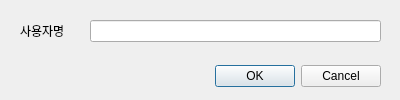
<?xml version="1.0" encoding="UTF-8"?>
<ui version="4.0">
 <class>Dialog</class>
 <widget class="QDialog" name="Dialog">
  <property name="geometry">
   <rect>
    <x>0</x>
    <y>0</y>
    <width>400</width>
    <height>100</height>
   </rect>
  </property>
  <property name="windowTitle">
   <string>Dialog</string>
  </property>
  <widget class="QDialogButtonBox" name="buttonBox">
   <property name="geometry">
    <rect>
     <x>40</x>
     <y>60</y>
     <width>341</width>
     <height>32</height>
    </rect>
   </property>
   <property name="orientation">
    <enum>Qt::Horizontal</enum>
   </property>
   <property name="standardButtons">
    <set>QDialogButtonBox::Cancel|QDialogButtonBox::Ok</set>
   </property>
  </widget>
  <widget class="QLabel" name="label">
   <property name="geometry">
    <rect>
     <x>20</x>
     <y>20</y>
     <width>51</width>
     <height>21</height>
    </rect>
   </property>
   <property name="text">
    <string>사용자명</string>
   </property>
  </widget>
  <widget class="QLineEdit" name="lineEditUserName">
   <property name="geometry">
    <rect>
     <x>90</x>
     <y>20</y>
     <width>291</width>
     <height>22</height>
    </rect>
   </property>
  </widget>
 </widget>
 <resources/>
 <connections>
  <connection>
   <sender>buttonBox</sender>
   <signal>accepted()</signal>
   <receiver>Dialog</receiver>
   <slot>accept()</slot>
   <hints>
    <hint type="sourcelabel">
     <x>248</x>
     <y>254</y>
    </hint>
    <hint type="destinationlabel">
     <x>157</x>
     <y>274</y>
    </hint>
   </hints>
  </connection>
  <connection>
   <sender>buttonBox</sender>
   <signal>rejected()</signal>
   <receiver>Dialog</receiver>
   <slot>reject()</slot>
   <hints>
    <hint type="sourcelabel">
     <x>316</x>
     <y>260</y>
    </hint>
    <hint type="destinationlabel">
     <x>286</x>
     <y>274</y>
    </hint>
   </hints>
  </connection>
 </connections>
</ui>
